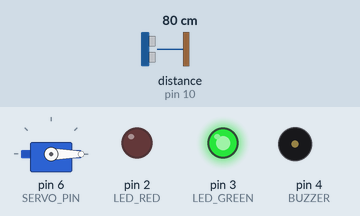
Recording of a sketch running on a simulated Arduino Uno, built with avr-gcc and run on an emulated ATmega328P. Shown: servo, output pins drawn as LEDs (lit = HIGH), buzzer (waves = sounding). Wiring (inferred from the names in the program): ultrasonic range finder: trigger pin 9; echo pin 10. The test bench sets the inputs (shaded band); at power-on: distance to the obstacle (sensor on pin 10) 80 cm. The echo pulse lasts 58.3 µs per cm; pins used as bus, display or sensor lines are not drawn.

Above: at 1.2 s.
1.3 s: distance to the obstacle (sensor on pin 10) set to 64 cm
2.8 s: distance to the obstacle (sensor on pin 10) set to 57 cm
At 3.4 s:
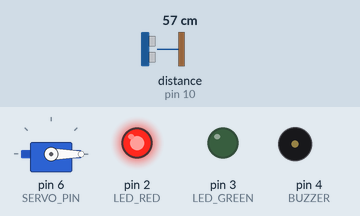
4.3 s: distance to the obstacle (sensor on pin 10) set to 77 cm
5.8 s: distance to the obstacle (sensor on pin 10) set to 87 cm
At 6.6 s:
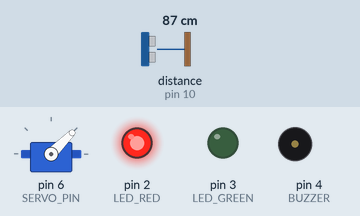
8.2 s: distance to the obstacle (sensor on pin 10) set to 2 cm
At 8.5 s:
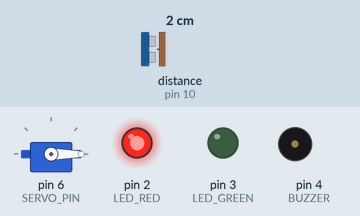
9.7 s: distance to the obstacle (sensor on pin 10) set to 120 cm
At 11.7 s:
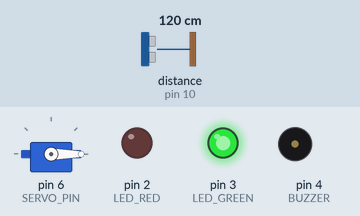
Timing chart, 0 to 13.1 s (numbered marks = the images above; inputs shaded):
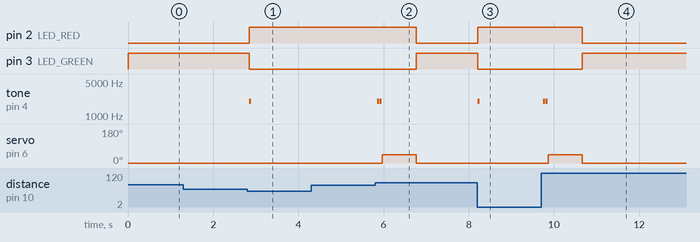

Measured:
- the behaviour switches between 61 and 60 cm on distance to the obstacle (sensor on pin 10) (found by bisection; images 0 and 1)
- the behaviour switches between 81 and 82 cm on distance to the obstacle (sensor on pin 10) (found by bisection; images 1 and 2)
- after the input at 1.3 s, every drawn part: stays the same
- after the input at 2.8 s, pin 2 (LED_RED): LOW → HIGH after 0.05 s; pin 3 (LED_GREEN): HIGH → LOW after 0.05 s; tone on pin 4 (BUZZER): silent → 2000 Hz after 0.05 s, → silent 0.05 s later
- after the input at 4.3 s, every drawn part: stays the same
- after the input at 5.8 s, pin 2 (LED_RED): HIGH → LOW after 0.97 s; pin 3 (LED_GREEN): LOW → HIGH after 0.97 s; tone on pin 4 (BUZZER): alternates 2000 Hz for 0.05 s and silent for 0.01 s, 4 changes in all, then stays silent, starting after 0.05 s; servo on pin 6 (SERVO_PIN): 0° → 45° after 0.17 s, → 0° 0.80 s later
- after the input at 8.2 s, pin 2 (LED_RED): LOW → HIGH at once; pin 3 (LED_GREEN): HIGH → LOW at once; tone on pin 4 (BUZZER): silent → 2000 Hz at once, → silent 0.05 s later
- after the input at 9.7 s, pin 2 (LED_RED): HIGH → LOW after 0.97 s; pin 3 (LED_GREEN): LOW → HIGH after 0.97 s; tone on pin 4 (BUZZER): alternates 2000 Hz for 0.05 s and silent for 0.01 s, 4 changes in all, then stays silent, starting after 0.05 s; servo on pin 6 (SERVO_PIN): 0° → 45° after 0.17 s, → 0° 0.80 s later

The sketch:

pureflush.ino
```cpp
#include <Servo.h>

const int TRIG_PIN  = 9;
const int ECHO_PIN  = 10;
const int SERVO_PIN = 6;
const int LED_RED   = 2;
const int LED_GREEN = 3;
const int BUZZER    = 4;

Servo flushServo;

bool isOccupied = false;
unsigned long usageStartTime = 0;
int usageCounter = 0;

float readDistanceCM() {
  digitalWrite(TRIG_PIN, LOW);
  delayMicroseconds(2);
  digitalWrite(TRIG_PIN, HIGH);
  delayMicroseconds(10);
  digitalWrite(TRIG_PIN, LOW);

  long duration = pulseIn(ECHO_PIN, HIGH, 15000);
  if (duration == 0) return 400.0;
  return duration * 0.034 / 2;
}

void beep(int count, int delayMs) {
  for (int i = 0; i < count; i++) {
    tone(BUZZER, 2000, delayMs);
    delay(delayMs * 1.2);
  }
}

void setup() {
  Serial.begin(9600);
  pinMode(TRIG_PIN, OUTPUT);
  pinMode(ECHO_PIN, INPUT);

  pinMode(LED_RED, OUTPUT);
  pinMode(LED_GREEN, OUTPUT);
  pinMode(BUZZER, OUTPUT);

  flushServo.attach(SERVO_PIN);
  flushServo.write(0);

  digitalWrite(LED_GREEN, HIGH);
  digitalWrite(LED_RED, LOW);
}

void loop() {
  float distance = readDistanceCM();

  if (distance < 60 && !isOccupied) {
    isOccupied = true;
    usageStartTime = millis();
    digitalWrite(LED_GREEN, LOW);
    digitalWrite(LED_RED, HIGH);
    beep(1, 50);
  }

  if (distance > 80 && isOccupied) {
    unsigned long duration = (millis() - usageStartTime) / 1000;
    usageCounter++;
    beep(2, 50);

    if (duration < 5) {
      flushServo.write(45);
      delay(800);
    } else {
      flushServo.write(90);
      delay(1500);
    }

    flushServo.write(0);
    isOccupied = false;
    digitalWrite(LED_RED, LOW);
    digitalWrite(LED_GREEN, HIGH);
  }

  delay(50);
}
```
